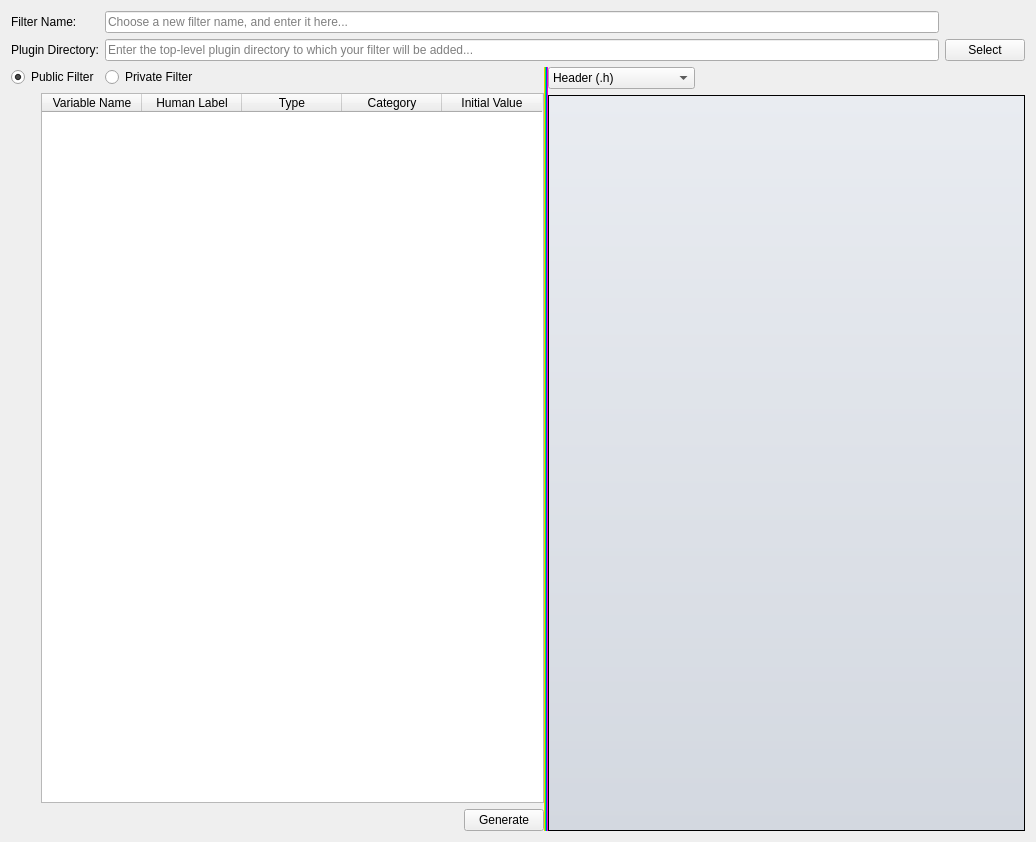
<?xml version="1.0" encoding="UTF-8"?>
<ui version="4.0">
 <class>FilterMaker</class>
 <widget class="QWidget" name="FilterMaker">
  <property name="geometry">
   <rect>
    <x>0</x>
    <y>0</y>
    <width>1036</width>
    <height>842</height>
   </rect>
  </property>
  <property name="windowTitle">
   <string>FilterMaker</string>
  </property>
  <layout class="QGridLayout" name="gridLayout_4">
   <item row="1" column="0">
    <widget class="DREAM3DSplitter" name="splitter">
     <property name="styleSheet">
      <string notr="true">QSplitter::handle {
    
	background-color: qlineargradient(spread:pad, x1:0, y1:0, x2:1, y2:0, stop:0 rgba(255, 0, 0, 255), stop:0.166 rgba(255, 255, 0, 255), stop:0.333 rgba(0, 255, 0, 255), stop:0.5 rgba(0, 255, 255, 255), stop:0.666 rgba(0, 0, 255, 255), stop:0.833 rgba(255, 0, 255, 255), stop:1 rgba(255, 0, 0, 255));
}</string>
     </property>
     <property name="orientation">
      <enum>Qt::Horizontal</enum>
     </property>
     <widget class="QWidget" name="layoutWidget">
      <layout class="QVBoxLayout" name="verticalLayout">
       <property name="spacing">
        <number>6</number>
       </property>
       <item>
        <layout class="QHBoxLayout" name="horizontalLayout_2">
         <item>
          <widget class="QRadioButton" name="publicFilter">
           <property name="text">
            <string>Public Filter</string>
           </property>
           <property name="checked">
            <bool>true</bool>
           </property>
          </widget>
         </item>
         <item>
          <widget class="QRadioButton" name="privateFilter">
           <property name="text">
            <string>Private Filter</string>
           </property>
          </widget>
         </item>
         <item>
          <spacer name="horizontalSpacer">
           <property name="orientation">
            <enum>Qt::Horizontal</enum>
           </property>
           <property name="sizeHint" stdset="0">
            <size>
             <width>40</width>
             <height>20</height>
            </size>
           </property>
          </spacer>
         </item>
        </layout>
       </item>
       <item>
        <layout class="QGridLayout" name="gridLayout_2">
         <item row="3" column="1">
          <spacer name="verticalSpacer">
           <property name="orientation">
            <enum>Qt::Vertical</enum>
           </property>
           <property name="sizeHint" stdset="0">
            <size>
             <width>20</width>
             <height>40</height>
            </size>
           </property>
          </spacer>
         </item>
         <item row="1" column="1">
          <widget class="QPushButton" name="removeFilterParameterBtn">
           <property name="sizePolicy">
            <sizepolicy hsizetype="Fixed" vsizetype="Fixed">
             <horstretch>0</horstretch>
             <verstretch>0</verstretch>
            </sizepolicy>
           </property>
           <property name="minimumSize">
            <size>
             <width>24</width>
             <height>24</height>
            </size>
           </property>
           <property name="maximumSize">
            <size>
             <width>24</width>
             <height>24</height>
            </size>
           </property>
           <property name="toolTip">
            <string>Delete Filter Parameter</string>
           </property>
           <property name="text">
            <string/>
           </property>
           <property name="icon">
            <iconset resource="../../../../Resources/icons/images/Icons.qrc">
             <normaloff>:/delete2.png</normaloff>:/delete2.png</iconset>
           </property>
           <property name="iconSize">
            <size>
             <width>24</width>
             <height>24</height>
            </size>
           </property>
           <property name="flat">
            <bool>true</bool>
           </property>
          </widget>
         </item>
         <item row="0" column="1">
          <widget class="QPushButton" name="addFilterParameterBtn">
           <property name="sizePolicy">
            <sizepolicy hsizetype="Minimum" vsizetype="Preferred">
             <horstretch>0</horstretch>
             <verstretch>0</verstretch>
            </sizepolicy>
           </property>
           <property name="minimumSize">
            <size>
             <width>24</width>
             <height>24</height>
            </size>
           </property>
           <property name="maximumSize">
            <size>
             <width>24</width>
             <height>24</height>
            </size>
           </property>
           <property name="toolTip">
            <string>Add Filter Parameter</string>
           </property>
           <property name="text">
            <string/>
           </property>
           <property name="icon">
            <iconset resource="../../../../Resources/icons/images/Icons.qrc">
             <normaloff>:/add2.png</normaloff>:/add2.png</iconset>
           </property>
           <property name="iconSize">
            <size>
             <width>24</width>
             <height>24</height>
            </size>
           </property>
           <property name="flat">
            <bool>true</bool>
           </property>
          </widget>
         </item>
         <item row="0" column="2" rowspan="4">
          <widget class="QTableWidget" name="filterParametersTable">
           <property name="selectionBehavior">
            <enum>QAbstractItemView::SelectRows</enum>
           </property>
           <column>
            <property name="text">
             <string>Variable Name</string>
            </property>
           </column>
           <column>
            <property name="text">
             <string>Human Label</string>
            </property>
           </column>
           <column>
            <property name="text">
             <string>Type</string>
            </property>
           </column>
           <column>
            <property name="text">
             <string>Category</string>
            </property>
           </column>
           <column>
            <property name="text">
             <string>Initial Value</string>
            </property>
           </column>
          </widget>
         </item>
        </layout>
       </item>
       <item>
        <layout class="QHBoxLayout" name="horizontalLayout">
         <property name="spacing">
          <number>8</number>
         </property>
         <item>
          <widget class="QFSDropLabel" name="errorString">
           <property name="sizePolicy">
            <sizepolicy hsizetype="Expanding" vsizetype="Preferred">
             <horstretch>0</horstretch>
             <verstretch>0</verstretch>
            </sizepolicy>
           </property>
           <property name="text">
            <string/>
           </property>
           <property name="wordWrap">
            <bool>true</bool>
           </property>
          </widget>
         </item>
         <item>
          <widget class="QPushButton" name="generateBtn">
           <property name="sizePolicy">
            <sizepolicy hsizetype="Minimum" vsizetype="Fixed">
             <horstretch>0</horstretch>
             <verstretch>0</verstretch>
            </sizepolicy>
           </property>
           <property name="text">
            <string>Generate</string>
           </property>
          </widget>
         </item>
        </layout>
       </item>
      </layout>
     </widget>
     <widget class="QWidget" name="layoutWidget_2">
      <layout class="QGridLayout" name="gridLayout_3">
       <item row="1" column="0" colspan="2">
        <widget class="QTextEdit" name="codeViewer">
         <property name="styleSheet">
          <string notr="true">QTextEdit
  {
  background-color: qlineargradient(spread:pad, x1:0, y1:0, x2:0, y2:1, stop:0 rgba(233, 236, 241, 255), stop:1.0 rgba(211, 216, 224, 255));
  }</string>
         </property>
         <property name="readOnly">
          <bool>true</bool>
         </property>
        </widget>
       </item>
       <item row="0" column="1">
        <spacer name="horizontalSpacer_2">
         <property name="orientation">
          <enum>Qt::Horizontal</enum>
         </property>
         <property name="sizeHint" stdset="0">
          <size>
           <width>40</width>
           <height>20</height>
          </size>
         </property>
        </spacer>
       </item>
       <item row="0" column="0">
        <widget class="QComboBox" name="codeChooser">
         <property name="sizePolicy">
          <sizepolicy hsizetype="Preferred" vsizetype="Fixed">
           <horstretch>0</horstretch>
           <verstretch>0</verstretch>
          </sizepolicy>
         </property>
         <property name="minimumSize">
          <size>
           <width>100</width>
           <height>0</height>
          </size>
         </property>
         <property name="currentIndex">
          <number>0</number>
         </property>
         <item>
          <property name="text">
           <string>Header (.h)</string>
          </property>
         </item>
         <item>
          <property name="text">
           <string>Implementation (.cpp)</string>
          </property>
         </item>
         <item>
          <property name="text">
           <string>Documentation (.md)</string>
          </property>
         </item>
        </widget>
       </item>
      </layout>
     </widget>
    </widget>
   </item>
   <item row="0" column="0">
    <layout class="QGridLayout" name="gridLayout">
     <item row="1" column="0">
      <widget class="QLabel" name="filterNameLabel">
       <property name="text">
        <string>Filter Name:</string>
       </property>
      </widget>
     </item>
     <item row="2" column="0">
      <widget class="QLabel" name="pluginDirLabel">
       <property name="text">
        <string>Plugin Directory:</string>
       </property>
      </widget>
     </item>
     <item row="2" column="3">
      <widget class="QPushButton" name="selectBtn">
       <property name="text">
        <string>Select</string>
       </property>
      </widget>
     </item>
     <item row="1" column="2">
      <widget class="QLineEdit" name="filterName">
       <property name="placeholderText">
        <string>Choose a new filter name, and enter it here...</string>
       </property>
      </widget>
     </item>
     <item row="2" column="2">
      <widget class="QLineEdit" name="pluginDir">
       <property name="placeholderText">
        <string>Enter the top-level plugin directory to which your filter will be added...</string>
       </property>
      </widget>
     </item>
    </layout>
   </item>
  </layout>
 </widget>
 <customwidgets>
  <customwidget>
   <class>QFSDropLabel</class>
   <extends>QLabel</extends>
   <header>QFSDropLabel.h</header>
  </customwidget>
  <customwidget>
   <class>DREAM3DSplitter</class>
   <extends>QSplitter</extends>
   <header location="global">DREAM3DSplitter.h</header>
   <container>1</container>
  </customwidget>
 </customwidgets>
 <resources>
  <include location="../../../../Resources/icons/images/Icons.qrc"/>
 </resources>
 <connections/>
</ui>
